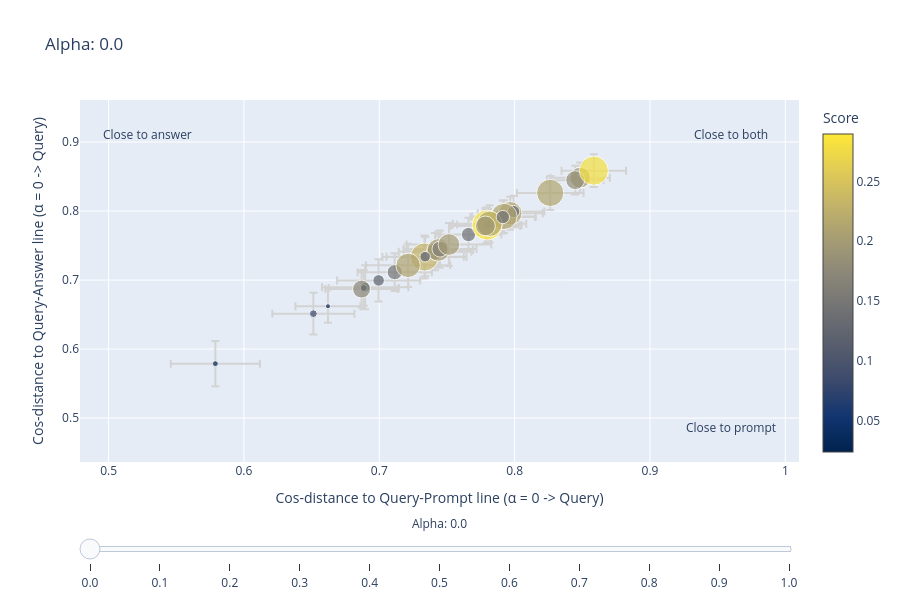

The notebook cell this image was saved under:
### Code cell
import plotly.graph_objects as go
import numpy as np

# Get alpha columns (all columns except 'prompt_text')
alpha_values = [col for col in df_prompt.columns if col != 'prompt_text']

# Merge all dataframes on prompt_text
import pandas as pd
df = df_scores.merge(df_prompt, on='prompt_text').merge(
    df_answer, on='prompt_text', suffixes=('_prompt', '_answer')
)

# Normalize scores for marker size (plotly needs positive sizes)
min_size, max_size = 5, 30
scores = df['score']
#marker_sizes = (
#    (scores - scores.min()) / (scores.max() - scores.min()) * (max_size - min_size) + min_size
#)
ranks = scores.rank(method='average')
marker_sizes = (
    (ranks - ranks.min()) / (ranks.max() - ranks.min()) * (max_size - min_size) + min_size
)

# Create figure
fig = go.Figure()

# Add one trace per alpha value
for alpha in alpha_values:
    x_vals = df[f'{alpha}_prompt'].apply(lambda d: float(d['mean']))
    y_vals = df[f'{alpha}_answer'].apply(lambda d: float(d['mean']))
    x_err  = df[f'{alpha}_prompt'].apply(lambda d: float(d['std']))
    y_err  = df[f'{alpha}_answer'].apply(lambda d: float(d['std']))

    fig.add_trace(
        go.Scatter(
            visible=False,
            mode='markers',
            x=x_vals,
            y=y_vals,
            error_x=dict(type='data', array=x_err, visible=True, color='lightgray'),  # optional std bars
            error_y=dict(type='data', array=y_err, visible=True, color='lightgray'),
            marker=dict(
                size=marker_sizes,
                colorscale='Cividis',
                color=scores,
                colorbar=dict(title='Score'),
                showscale=True,
            ),
            text=df['prompt_text'],
            hovertemplate=(
                '<b>Prompt:</b> %{text}<br>'
                '<b>X (prompt mean):</b> %{x:.4f}<br>'
                '<b>Y (answer mean):</b> %{y:.4f}<br>'
                '<b>Score:</b> %{marker.color:.4f}<extra></extra>'
            ),
            name=f'α = {alpha}',
        )
    )


# Make first trace visible
fig.data[0].visible = True

# Build slider steps
steps = []
for i, alpha in enumerate(alpha_values):
    step = dict(
        method='update',
        label=str(alpha),
        args=[
            {'visible': [False] * len(fig.data)},
            {'title': f'Alpha: {alpha}'},
        ],
    )
    step['args'][0]['visible'][i] = True
    steps.append(step)

sliders = [dict(
    active=0,
    currentvalue={'prefix': 'Alpha: ', 'visible': True, 'xanchor': 'center'},
    pad={'t': 50},
    steps=steps,
)]

fig.update_layout(
    sliders=sliders,
    title=f'Alpha: {alpha_values[0]}',
    xaxis_title='Cos-distance to Query-Prompt line (α = 0 -> Query)',
    yaxis_title='Cos-distance to Query-Answer line (α = 0 -> Query)',
    height=600,
)

all_x, all_y = [], []
for alpha in alpha_values:
    all_x.append(df[f'{alpha}_prompt'].apply(lambda d: float(d['mean'])))
    all_y.append(df[f'{alpha}_answer'].apply(lambda d: float(d['mean'])))

xmin = min(s.min() for s in all_x)-0.1
xmax = max(s.max() for s in all_x)+0.1
ymin = min(s.min() for s in all_y)-0.1
ymax = max(s.max() for s in all_y)+0.1

fig.update_layout(
    xaxis=dict(range=[xmin, xmax], autorange=False),
    yaxis=dict(range=[ymin, ymax], autorange=False),
)


fig.add_annotation(x=xmax-0.05, y=ymax-0.05,
            text="Close to both",
            showarrow=False,
            )
fig.add_annotation(x=xmax-0.05, y=ymin+0.05,
            text="Close to prompt",
            showarrow=False,
            )
fig.add_annotation(x=xmin+0.05, y=ymax-0.05,
            text="Close to answer",
            showarrow=False,
            )
fig.show()
